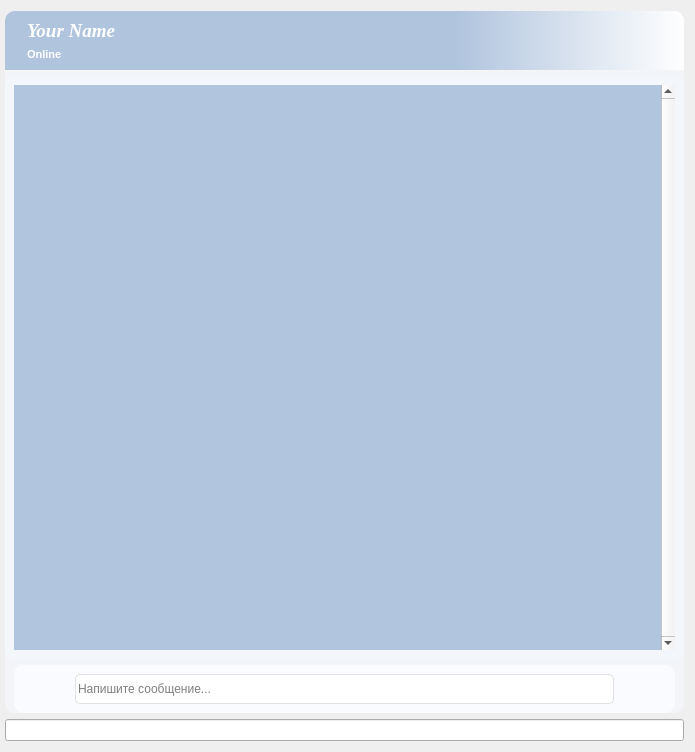
<?xml version="1.0" encoding="UTF-8"?>
<ui version="4.0">
 <class>Dialog</class>
 <widget class="QDialog" name="Dialog">
  <property name="geometry">
   <rect>
    <x>0</x>
    <y>0</y>
    <width>695</width>
    <height>752</height>
   </rect>
  </property>
  <property name="windowTitle">
   <string>Dialog</string>
  </property>
  <property name="layoutDirection">
   <enum>Qt::LeftToRight</enum>
  </property>
  <layout class="QVBoxLayout" name="verticalLayout">
   <property name="leftMargin">
    <number>5</number>
   </property>
   <item>
    <widget class="QGroupBox" name="groupBox">
     <property name="styleSheet">
      <string notr="true">QGroupBox{background-color:rgba(243,246,251,200);border-radius:10px;}</string>
     </property>
     <property name="title">
      <string/>
     </property>
     <layout class="QVBoxLayout" name="verticalLayout_2">
      <property name="leftMargin">
       <number>0</number>
      </property>
      <property name="topMargin">
       <number>0</number>
      </property>
      <property name="rightMargin">
       <number>0</number>
      </property>
      <property name="bottomMargin">
       <number>0</number>
      </property>
      <item>
       <widget class="QGroupBox" name="groupBox_4">
        <property name="sizePolicy">
         <sizepolicy hsizetype="Preferred" vsizetype="Fixed">
          <horstretch>0</horstretch>
          <verstretch>0</verstretch>
         </sizepolicy>
        </property>
        <property name="styleSheet">
         <string notr="true">QGroupBox{background-color: qlineargradient(spread:pad, x1:0, y1:0, x2:1, y2:0, stop:0.661692 rgba(176, 196, 222, 255), stop:1 rgba(255, 255, 255, 255));border-bottom-right-radius:0px;border-bottom-left-radius:0px;}
QPushButton{border-radius:5px;padding:7px;}
QPushButton:hover{background-color:rgba(243,246,251,255);}
QPushButton:pressed{background-color:rgba(176,196,222,250);}
QLabel{color:rgba(255,255,255,255);}
</string>
        </property>
        <property name="title">
         <string/>
        </property>
        <layout class="QHBoxLayout" name="horizontalLayout_2">
         <property name="leftMargin">
          <number>9</number>
         </property>
         <property name="topMargin">
          <number>0</number>
         </property>
         <property name="rightMargin">
          <number>9</number>
         </property>
         <property name="bottomMargin">
          <number>0</number>
         </property>
         <item>
          <widget class="QLabel" name="avatar_label">
           <property name="sizePolicy">
            <sizepolicy hsizetype="Fixed" vsizetype="Fixed">
             <horstretch>0</horstretch>
             <verstretch>0</verstretch>
            </sizepolicy>
           </property>
           <property name="text">
            <string/>
           </property>
           <property name="pixmap">
            <pixmap resource="resic.qrc">:/images/user1.png</pixmap>
           </property>
          </widget>
         </item>
         <item>
          <layout class="QVBoxLayout" name="verticalLayout_3">
           <property name="topMargin">
            <number>9</number>
           </property>
           <property name="bottomMargin">
            <number>9</number>
           </property>
           <item>
            <widget class="QLabel" name="name_label">
             <property name="sizePolicy">
              <sizepolicy hsizetype="Preferred" vsizetype="Fixed">
               <horstretch>0</horstretch>
               <verstretch>0</verstretch>
              </sizepolicy>
             </property>
             <property name="font">
              <font>
               <family>Times New Roman</family>
               <pointsize>14</pointsize>
               <weight>75</weight>
               <italic>true</italic>
               <bold>true</bold>
              </font>
             </property>
             <property name="text">
              <string>Your Name</string>
             </property>
            </widget>
           </item>
           <item>
            <widget class="QLabel" name="online">
             <property name="sizePolicy">
              <sizepolicy hsizetype="Preferred" vsizetype="Preferred">
               <horstretch>0</horstretch>
               <verstretch>0</verstretch>
              </sizepolicy>
             </property>
             <property name="font">
              <font>
               <family>Arial</family>
               <pointsize>8</pointsize>
               <weight>75</weight>
               <bold>true</bold>
              </font>
             </property>
             <property name="styleSheet">
              <string notr="true"/>
             </property>
             <property name="text">
              <string>Online</string>
             </property>
            </widget>
           </item>
          </layout>
         </item>
         <item>
          <widget class="QPushButton" name="end_pushButton">
           <property name="sizePolicy">
            <sizepolicy hsizetype="Fixed" vsizetype="Fixed">
             <horstretch>0</horstretch>
             <verstretch>0</verstretch>
            </sizepolicy>
           </property>
           <property name="text">
            <string/>
           </property>
           <property name="icon">
            <iconset resource="resic.qrc">
             <normaloff>:/images/close.png</normaloff>:/images/close.png</iconset>
           </property>
           <property name="iconSize">
            <size>
             <width>25</width>
             <height>25</height>
            </size>
           </property>
          </widget>
         </item>
        </layout>
       </widget>
      </item>
      <item>
       <widget class="QGroupBox" name="groupBox_2">
        <property name="sizePolicy">
         <sizepolicy hsizetype="Preferred" vsizetype="MinimumExpanding">
          <horstretch>0</horstretch>
          <verstretch>0</verstretch>
         </sizepolicy>
        </property>
        <property name="styleSheet">
         <string notr="true">QListWidget{border:0px;background-color:rgba(176,196,222,250);}</string>
        </property>
        <property name="title">
         <string/>
        </property>
        <layout class="QHBoxLayout" name="horizontalLayout_4">
         <item>
          <widget class="QListWidget" name="chatlistWidget">
           <property name="verticalScrollBarPolicy">
            <enum>Qt::ScrollBarAlwaysOn</enum>
           </property>
           <property name="horizontalScrollBarPolicy">
            <enum>Qt::ScrollBarAlwaysOff</enum>
           </property>
           <property name="sizeAdjustPolicy">
            <enum>QAbstractScrollArea::AdjustToContents</enum>
           </property>
           <property name="selectionMode">
            <enum>QAbstractItemView::NoSelection</enum>
           </property>
          </widget>
         </item>
        </layout>
       </widget>
      </item>
      <item>
       <layout class="QHBoxLayout" name="horizontalLayout_3">
        <property name="leftMargin">
         <number>9</number>
        </property>
        <property name="rightMargin">
         <number>9</number>
        </property>
        <item>
         <widget class="QGroupBox" name="groupBox_3">
          <property name="sizePolicy">
           <sizepolicy hsizetype="Expanding" vsizetype="Fixed">
            <horstretch>0</horstretch>
            <verstretch>0</verstretch>
           </sizepolicy>
          </property>
          <property name="minimumSize">
           <size>
            <width>0</width>
            <height>30</height>
           </size>
          </property>
          <property name="styleSheet">
           <string notr="true">QGroupBox{background-color:rgba(252,253,255,200);}
QLineEdit{border:1px solid rgba(216,217,220,200);border-radius:5px;}
QPushButton{border-radius:5px;padding:7px;}
QPushButton:hover{background-color:rgba(243,246,251,255);}
QPushButton:pressed{background-color:rgba(176,196,222,250);}
</string>
          </property>
          <property name="title">
           <string/>
          </property>
          <layout class="QHBoxLayout" name="horizontalLayout">
           <item>
            <widget class="QPushButton" name="image_pushButton">
             <property name="sizePolicy">
              <sizepolicy hsizetype="Fixed" vsizetype="Fixed">
               <horstretch>30</horstretch>
               <verstretch>30</verstretch>
              </sizepolicy>
             </property>
             <property name="text">
              <string/>
             </property>
             <property name="icon">
              <iconset resource="resic.qrc">
               <normaloff>:/images/bukle.png</normaloff>:/images/bukle.png</iconset>
             </property>
             <property name="iconSize">
              <size>
               <width>25</width>
               <height>25</height>
              </size>
             </property>
            </widget>
           </item>
           <item>
            <widget class="QLineEdit" name="sendtext_lineEdit">
             <property name="minimumSize">
              <size>
               <width>0</width>
               <height>30</height>
              </size>
             </property>
             <property name="text">
              <string/>
             </property>
             <property name="alignment">
              <set>Qt::AlignLeading|Qt::AlignLeft|Qt::AlignVCenter</set>
             </property>
             <property name="placeholderText">
              <string>Напишите сообщение...</string>
             </property>
            </widget>
           </item>
           <item>
            <widget class="QPushButton" name="send_pushButton">
             <property name="layoutDirection">
              <enum>Qt::RightToLeft</enum>
             </property>
             <property name="text">
              <string/>
             </property>
             <property name="icon">
              <iconset resource="resic.qrc">
               <normaloff>:/images/arrow.png</normaloff>:/images/arrow.png</iconset>
             </property>
             <property name="iconSize">
              <size>
               <width>20</width>
               <height>20</height>
              </size>
             </property>
            </widget>
           </item>
          </layout>
         </widget>
        </item>
       </layout>
      </item>
     </layout>
    </widget>
   </item>
   <item>
    <widget class="QLineEdit" name="reclineEdit"/>
   </item>
  </layout>
 </widget>
 <resources>
  <include location="resic.qrc"/>
 </resources>
 <connections/>
</ui>
